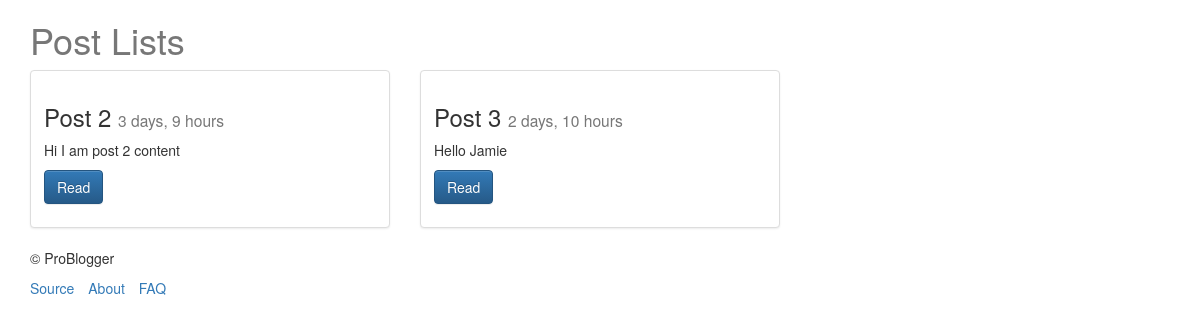
The app's page /posts/, older data.
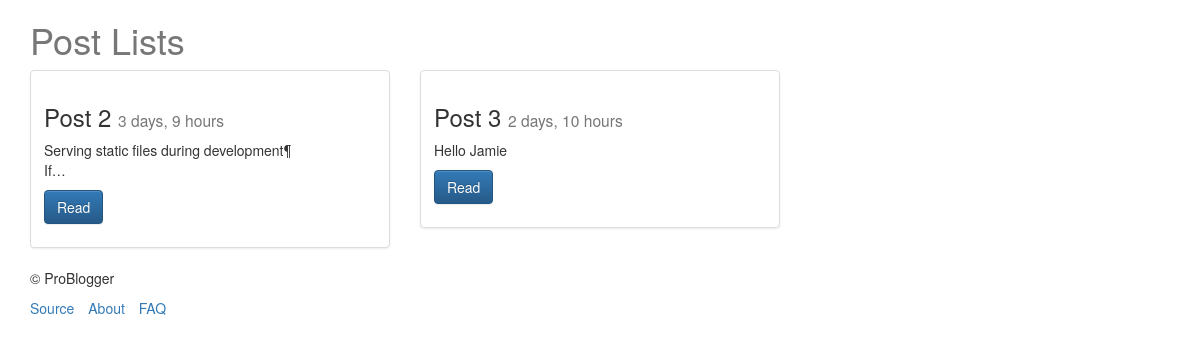
The same page, newer data.
### posts/models.py (models this page shows, shortened)
class Post(models.Model):
    title = models.CharField(max_length=120)
    content = models.TextField()
    updated = models.DateTimeField(auto_now=True, auto_now_add=False)
    created = models.DateTimeField(auto_now=False, auto_now_add=True)
    def get_absolute_url(self):
        return "/posts/%s/" %(self.id)

### posts/views.py (the view)
def post_list(request):
    queryset = Post.objects.all()
    context = {
        "title": "Post Lists",
        "post_list": queryset
    }
    return render(request, "post_list.html", context)

### templates/post_list.html (shortened to what this page needs)
{% extends "base.html" %}
{% block content %}
    <h1> {{ title }} </h1>
    <div class="row">
        {% for post in post_list %}
        <div class="col-sm-6 col-sm-4">
                <div class="thumbnail">
                    <div class="caption">
                        <h3>{{ post.title }} <small>{{ post.created | timesince }}</small> </h3>
                        <p>{{ post.content | linebreaks | truncatechars:50 }}</p>
                        <p>
                            <a href="{{ post.get_absolute_url }}" class="btn btn-primary" role="button">Read</a>
                        </p>
                    </div>
                </div>
            </div>
        {% cycle "" "</div><div class='row'>" %}
        {% endfor %}
{% endblock content %}

Row changes from the older to the newer data that the page shows:
changed Post "Post 2": content "Hi I am post 2 content" → "Serving static files during development¶ If…"
